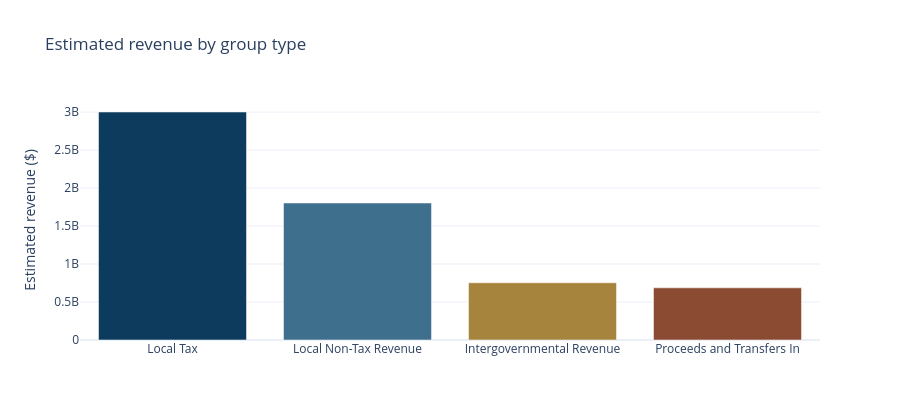

The notebook cell saved with this chart:
### Code cell
by_group = (
    revenues.groupby("revenue_group_type", as_index=False)["estimated_revenue"]
    .sum()
    .sort_values("estimated_revenue", ascending=False)
)
by_group["share_pct"] = by_group["estimated_revenue"] / revenue_total * 100

display(by_group)

fig = px.bar(
    by_group,
    x="revenue_group_type",
    y="estimated_revenue",
    title="Estimated revenue by group type",
    labels={"estimated_revenue": "Estimated revenue ($)", "revenue_group_type": ""},
    color="revenue_group_type",
    color_discrete_map={
        "Local Tax": "#0c3b5e",
        "Local Non-Tax Revenue": "#3e6f8c",
        "Intergovernmental Revenue": "#a6843d",
        "Proceeds and Transfers In": "#8a4b32",
    },
)
fig.update_layout(showlegend=False, height=420)
fig.show()

### Figure 1 — Plotly figure (JSON) as saved in the notebook; plotly's stock layout.template omitted (floating-point values rounded to 4 significant figures)
{"data": [{"hovertemplate": "=%{x}<br>Estimated revenue ($)=%{y}<extra></extra>", "legendgroup": "Local Tax", "marker": {"color": "#0c3b5e", "pattern": {"shape": ""}}, "name": "Local Tax", "orientation": "v", "showlegend": true, "textposition": "auto", "type": "bar", "x": ["Local Tax"], "xaxis": "x", "y": [3002058781], "yaxis": "y"}, {"hovertemplate": "=%{x}<br>Estimated revenue ($)=%{y}<extra></extra>", "legendgroup": "Local Non-Tax Revenue", "marker": {"color": "#3e6f8c", "pattern": {"shape": ""}}, "name": "Local Non-Tax Revenue", "orientation": "v", "showlegend": true, "textposition": "auto", "type": "bar", "x": ["Local Non-Tax Revenue"], "xaxis": "x", "y": [1803689929], "yaxis": "y"}, {"hovertemplate": "=%{x}<br>Estimated revenue ($)=%{y}<extra></extra>", "legendgroup": "Intergovernmental Revenue", "marker": {"color": "#a6843d", "pattern": {"shape": ""}}, "name": "Intergovernmental Revenue", "orientation": "v", "showlegend": true, "textposition": "auto", "type": "bar", "x": ["Intergovernmental Revenue"], "xaxis": "x", "y": [753734813], "yaxis": "y"}, {"hovertemplate": "=%{x}<br>Estimated revenue ($)=%{y}<extra></extra>", "legendgroup": "Proceeds and Transfers In", "marker": {"color": "#8a4b32", "pattern": {"shape": ""}}, "name": "Proceeds and Transfers In", "orientation": "v", "showlegend": true, "textposition": "auto", "type": "bar", "x": ["Proceeds and Transfers In"], "xaxis": "x", "y": [686698094], "yaxis": "y"}], "layout": {"barmode": "relative", "height": 420, "legend": {"title": {"text": ""}, "tracegroupgap": 0}, "showlegend": false, "title": {"text": "Estimated revenue by group type"}, "xaxis": {"anchor": "y", "categoryarray": ["Local Tax", "Local Non-Tax Revenue", "Intergovernmental Revenue", "Proceeds and Transfers In"], "categoryorder": "array", "domain": [0, 1], "title": {"text": ""}}, "yaxis": {"anchor": "x", "domain": [0, 1], "title": {"text": "Estimated revenue ($)"}}}}
